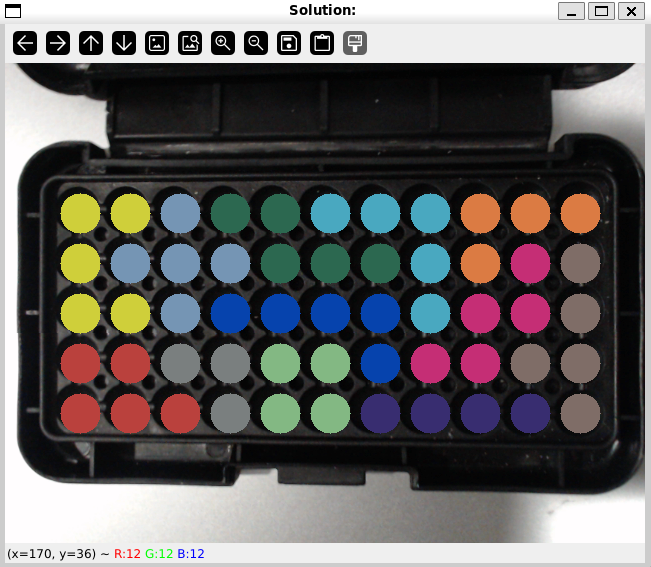
#> input picture example-answer-2.png, 651 x 567 px, given in place of the camera
$ python kanoodle_solver.py
#> lines starting #> are read from the running program, lines starting #| are printed output that depends on the picture
#> further down, board_img is the input picture: shape (567, 651, 3); mean B, G, R 98.3, 98.1, 100
import numpy as np

import subprocess
import os
import cv2
import json

NORMAL_MODE_PREFIX = "[NORMAL_MODE]"
DELIMETER = ","
COLOR_PATH = "colors.json"
ROWS = 5
COLS = 11
CIRCLE_RADIUS = 20
CIRCLE_THICKNESS = 2
CIRCLE_COLOR = (255, 255, 255)
CIRCLE_INCREMENT = 50
OFFSET_LEFT = 25  # Move the board shape a bit to the right
OFFSET_TOP = 100  # Move the board shape a bit down

def get_piece_letter(r, g, b, values):
    def _is_valid(r, g, b, v):
        return r >= v[0][0] and r <= v[0][1] and g >= v[1][0] and g <= v[1][1] and b >= v[2][0] and b <= v[2][1]

    for letter in values:
        v = values[letter]
        if (_is_valid(r, g, b, v)):
            return letter

    # If no piece matches, consider it an empty space
    return '-'

def build_command(image):
    args = f"-m normal -i {image}"
    return f"./gradlew run --args=\'{args}\'"

def solve_config():
    cwd = f"{os.getcwd()}/kanoodle-algorithm"
    result = subprocess.run(build_command(), shell=True, capture_output=True, text=True, cwd=cwd)
    solved_config = result.stdout.split(NORMAL_MODE_PREFIX)[1].strip()
    print(solved_config)

def calculate_center(i, j):
    return (j * CIRCLE_INCREMENT + OFFSET_LEFT, i * CIRCLE_INCREMENT + OFFSET_TOP)

def draw_board(img):
    for i in range(1, ROWS + 1):
        for j in range(1, COLS + 1):
            cv2.circle(img, calculate_center(i, j), CIRCLE_RADIUS, CIRCLE_COLOR, CIRCLE_THICKNESS)
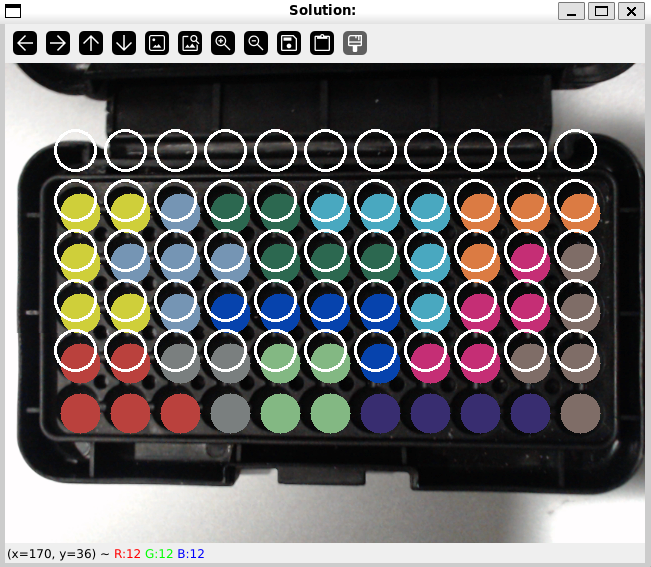
#> img: shape (567, 651, 3); mean B, G, R 109.2, 109, 110.8
#> (key q is pressed here)

def crop_circle(img, i, j):
    h, w = img.shape[:2]
    mask = np.zeros((h, w), np.uint8)  # Empty black mask
    cv2.circle(mask, calculate_center(i, j), CIRCLE_RADIUS, CIRCLE_COLOR, -1)  # Fill in white circle
    result = cv2.bitwise_and(img, img, mask=mask)
    x, y, w, h = cv2.boundingRect(mask)
    return result[y : y + h, x : x + w]

def determine_letter(img, values):
    r, g, b = cv2.split(img)
    r_avg = cv2.mean(r)[0]
    g_avg = cv2.mean(g)[0]
    b_avg = cv2.mean(b)[0]
    print(int(r_avg), int(g_avg), int(b_avg))
    letter = get_piece_letter(int(r_avg), int(g_avg), int(b_avg), values)
    print(letter)
    return letter

def read_colors():
    with open(COLOR_PATH, 'r') as file:
#> (reads colors.json from the repository)
        data = json.load(file)
        return data

def build_config(img):
    config = ""
    values = read_colors()
    for i in range(1, ROWS + 1):
        for j in range(1, COLS + 1):
            cropped_img = crop_circle(img.copy(), i, j)
            config += determine_letter(cropped_img, values)
            cv2.imshow("test", cropped_img)
            cv2.waitKey(0)

        if i != ROWS:
            config += DELIMETER
#> this loop made 5 passes
#> config on passes 1 to 3: '-----------,', '-----------,---EE------,', '-----------,---EE------,----EEE----,'
#> (printed output is left out)
#> pass 1, in crop_circle, `result = cv2.bitwise_and(img, img, mask=mask)`:
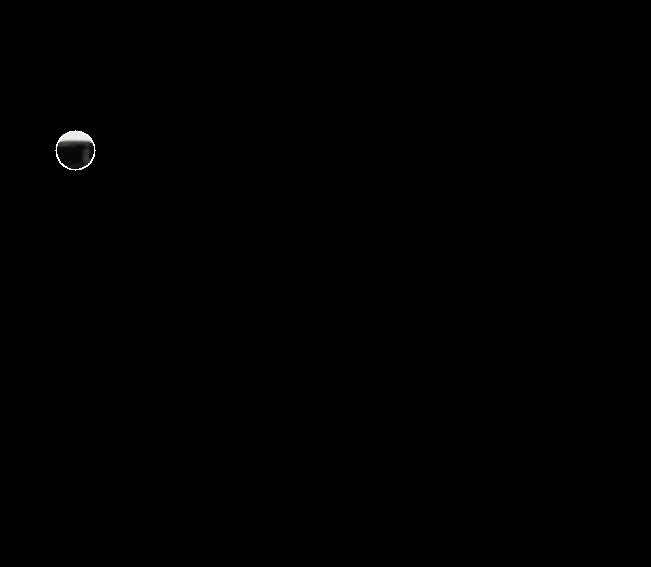
#> result: shape (567, 651, 3); mean of channels 0, 1, 2 0.3, 0.3, 0.3; drawn as B, G, R
#> pass 1, in determine_letter, `r, g, b = cv2.split(img)`:
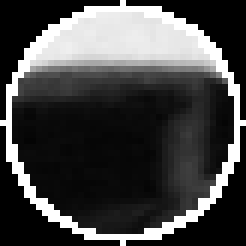
#> r: shape (41, 41) (shown 6 times larger); min 0, max 255, mean 69.9
#> after the loop:
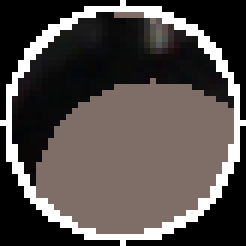
#> cropped_img: shape (41, 41, 3) (shown 6 times larger); mean B, G, R 72.8, 75, 81.9

    return config

if __name__ == "__main__":
    # Open default camera
    cap = cv2.VideoCapture(0)

    # Get default frame width + height
    frame_width = int(cap.get(cv2.CAP_PROP_FRAME_WIDTH))
    frame_height = int(cap.get(cv2.CAP_PROP_FRAME_HEIGHT))

    # Continuously show frames from the camera until the 'q' button is pressed
    img = None
    while True:
        ret, board_img = cap.read()

        # Draw our board in the frame
        draw_board(board_img)

        # Display the frame
        cv2.imshow("board", board_img)

        # Hit 'q' to process the frame and solve the configuration
        if cv2.waitKey(1) == ord('q'):
            img = board_img.copy()
            break

    # Release the camera and close the windows
    cap.release()
    cv2.destroyAllWindows()

    print("Processing config...")
    config = build_config(img)
    print(config)
#| -----------,---EE------,----EEE----,---CCCC----,-B--LLC----
